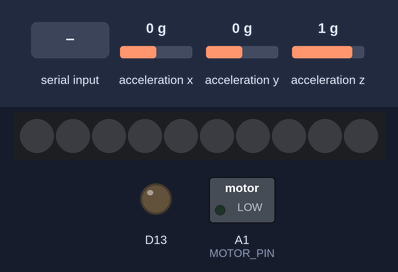
Recording of a sketch running on a simulated Adafruit Circuit Playground Express. On the bench: 10 RGB LEDs in strip order, left to right, switched loads named in the sketch (green lamp = pin HIGH), output pins drawn as LEDs (lit = HIGH). Dashed ring = blinking. The inputs (shaded band) are chosen by the test bench; at power-on: acceleration x 0 g, acceleration y 0 g, acceleration z 1 g. Dim RGB values are drawn brighter than linear.

Above: at 1.2 s.
1.3 s: "C" received over the second serial link
At 1.42 s:
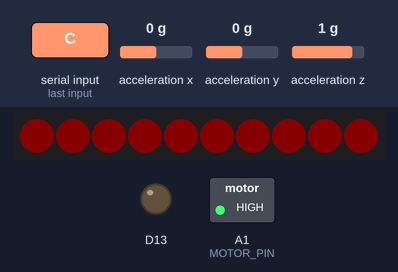
At 4.2 s:
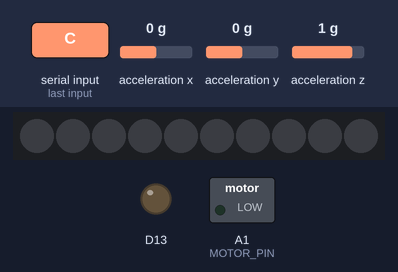
4.3 s: "S" received over the second serial link
Timing chart, 0 to 7.3 s (numbered marks = the images above; inputs shaded):
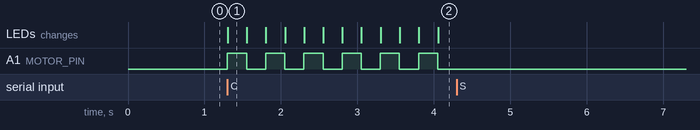

The sketch:

cpx_fog_streamer.ino
```cpp
/*
  ═══════════════════════════════════════════════════════════════════════════
  !! NOT THE SUBMITTED BUILD — closed-loop *cueing* prototype (drives the motor).
  !! The submitted Cadence device is the MONITOR sketch, cue disabled:
  !!   firmware/variants/cpx_fog_standalone/cpx_fog_standalone.ino
  cpx_fog_streamer.ino  —  Circuit Playground Express
  Parkinson's closed-loop gait garment  ·  ENGF0031 Scenario 2
  ═══════════════════════════════════════════════════════════════════════════

  ONE onboard accelerometer in, ONE vibration motor out — a 3-in-1 device:
      • streams accel for TREMOR monitoring + FREEZE-of-gait detection (laptop CNN)
      • on a detected freeze, the laptop sends 'C' and this board pulses the
        motor as a rhythmic gait CUE (the "treatment" arm of the loop)

  ── ARCHITECTURE  (the wearable is now UNTETHERED) ──────────────────────────
        CPX  ──UART──▶  ESP32  ──Wi-Fi/TCP──▶  laptop (runs the CNN)
             ◀──UART──         ◀──Wi-Fi/TCP──
    The CPX no longer talks to the laptop over USB. Instead it talks to a small
    ESP32 over a short 3.3 V UART link; the ESP32 relays the stream to the laptop
    over Wi-Fi and relays the laptop's cue commands back. The payloads are byte-for-
    byte identical to the old USB protocol — only the wire changed — so nothing
    downstream on the laptop (the CNN, the dashboard) has to change.

  ── HARDWARE ──────────────────────────────────────────────────────────────
    Board : Circuit Playground Express (onboard LIS3DH 3-axis accelerometer)
    Link  : hardware UART (Serial1) to the ESP32 — 3.3 V both sides, so the
            lines connect DIRECTLY, no level shifter. TX and RX cross over and
            the two boards MUST share a ground:

                CPX A7 (Serial1 TX) ──▶ ESP32 GPIO5  (RX2)
                CPX A6 (Serial1 RX) ◀── ESP32 GPIO6  (TX2)
                CPX GND ───────────────  ESP32 GND        (common ground)

            (Serial1 is the SAMD21 hardware UART; on the CPX it is pre-mapped to
            pads A6 = RX and A7 = TX, so we just call Serial1 — no pin setup.)
    Motor : coin vibration motor on pad A1, switched by an NPN transistor —
            a CPX pad can't source the ~90 mA a motor needs, so:

                A1 ──[1 kΩ]── base (2N2222 / BC547)
                motor(+) ── VOUT (3.3 V)
                motor(−) ── collector
                emitter  ── GND
                1N4148 flyback diode across the motor (cathode → VOUT)

            (A0 is deliberately avoided — it is the onboard speaker/DAC pin.)
    The 10 onboard NeoPixels mirror the cue visually (red pulse) for the demo.

  ── LINK PROTOCOL  (UART on Serial1, 115200 baud, 8N1) ──────────────────────
    OUT  CPX → ESP32 → laptop, one line per sample at 64 Hz:
            ax,ay,az\n          three int16 in milli-g
    IN   laptop → ESP32 → CPX, single-char commands:
            'C'  start cueing (pulse motor at CUE_HZ)
            'S'  stop cueing

  64 Hz is chosen to match the Daphnet training dataset exactly, so the laptop's
  CNN sees the same sample rate it was trained on.

  ── DEBUG ───────────────────────────────────────────────────────────────────
    Set DEBUG_USB to 1 to also echo the stream to the USB serial monitor while
    you bring the link up. Leave it 0 in the field (micro-USB is power only).
  ═══════════════════════════════════════════════════════════════════════════
*/

#include <Adafruit_CircuitPlayground.h>

// ── Config ─────────────────────────────────────────────────
#define DEBUG_USB 0                               // 1 = also echo to USB Serial
const uint32_t LINK_BAUD      = 115200;           // UART to the ESP32 (8N1)
const uint32_t SAMPLE_HZ      = 64;
const uint32_t SAMPLE_US      = 1000000UL / SAMPLE_HZ;   // 15625 µs
const uint8_t  MOTOR_PIN      = A1;                       // via NPN transistor
const float    CUE_HZ         = 2.0;                      // gait-cue pulse rate
const uint32_t CUE_HALF_US    = (uint32_t)(1000000.0 / CUE_HZ / 2.0);
const float    MS2_TO_MG      = 1000.0 / 9.80665;         // m/s² → milli-g

// ── State ──────────────────────────────────────────────────
uint32_t next_sample_us = 0;
bool     cueing         = false;
bool     motor_on       = false;
uint32_t next_cue_us    = 0;

void setMotor(bool on) {
  motor_on = on;
  digitalWrite(MOTOR_PIN, on ? HIGH : LOW);
  // Mirror on the NeoPixel ring so the cue is visible in a demo / video.
  for (uint8_t i = 0; i < 10; i++)
    CircuitPlayground.setPixelColor(i, on ? 60 : 0, 0, 0);
}

void setup() {
  Serial1.begin(LINK_BAUD);                 // UART link to the ESP32 (A6/A7)
#if DEBUG_USB
  Serial.begin(115200);                     // optional USB debug echo
#endif
  CircuitPlayground.begin();
  CircuitPlayground.setBrightness(40);
  // ±8 g range (library default is ±2 g). At the ANKLE, walking heel-strikes
  // exceed 2 g, so ±2 g clips the locomotion band and inflates the Freeze Index
  // — the CNN must see the SAME un-clipped signal here as in the logger/Daphnet.
  CircuitPlayground.setAccelRange(LIS3DH_RANGE_8_G);
  pinMode(MOTOR_PIN, OUTPUT);
  setMotor(false);
  next_sample_us = micros();
}

void loop() {
  // ── 1. Handle incoming cue commands (from the laptop, via the ESP32) ──
  while (Serial1.available()) {
    char c = Serial1.read();
    if (c == 'C') {
      cueing = true;
      next_cue_us = micros();           // start a pulse immediately
    } else if (c == 'S') {
      cueing = false;
      setMotor(false);
    }
  }

  // ── 2. Non-blocking cue pulse train at CUE_HZ ──
  if (cueing) {
    uint32_t now = micros();
    if ((int32_t)(now - next_cue_us) >= 0) {
      setMotor(!motor_on);              // toggle → square-wave buzz
      next_cue_us += CUE_HALF_US;
    }
  }

  // ── 3. Sample + stream accel at a steady 64 Hz (up to the ESP32) ──
  uint32_t now = micros();
  if ((int32_t)(now - next_sample_us) >= 0) {
    next_sample_us += SAMPLE_US;        // schedule next tick (no drift)

    int16_t ax = (int16_t)(CircuitPlayground.motionX() * MS2_TO_MG);
    int16_t ay = (int16_t)(CircuitPlayground.motionY() * MS2_TO_MG);
    int16_t az = (int16_t)(CircuitPlayground.motionZ() * MS2_TO_MG);

    Serial1.print(ax); Serial1.print(',');
    Serial1.print(ay); Serial1.print(',');
    Serial1.println(az);

#if DEBUG_USB
    Serial.print(ax); Serial.print(',');
    Serial.print(ay); Serial.print(',');
    Serial.println(az);
#endif
  }
}
```

Measured:
- after the input at 1.3 s, A1 (MOTOR_PIN): alternates HIGH for 0.25 s and LOW for 0.25 s, starting at once; the LEDs: change at once (image 1)
- after the input at 4.3 s, A1 (MOTOR_PIN): stops changing and stays LOW
